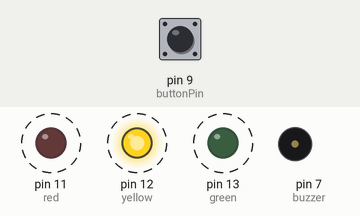
Recording of a sketch running on a simulated Arduino Uno, built with avr-gcc and run on an emulated ATmega328P. On the bench: output pins drawn as LEDs (lit = HIGH), buzzer (waves = sounding, pin HIGH). Dashed ring = blinking. The test bench sets the inputs (shaded band); at power-on: pin 9 (buttonPin) HIGH.

Above: at 2.05 s.
2.1 s: pin 9 (buttonPin) pulled LOW for 3.2 s
At 2.25 s:
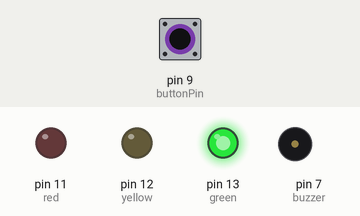
At 3.0 s:
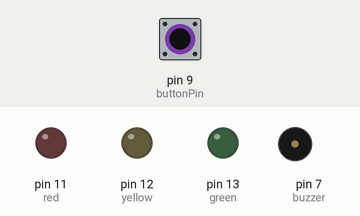
Timing chart, 0 to 12.8 s (numbered marks = the images above; inputs shaded):
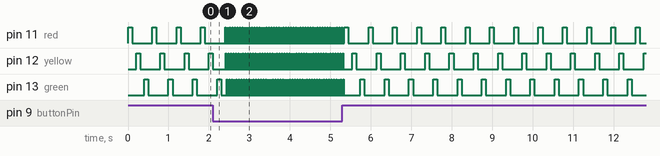

The sketch:

random11219_2.ino
```cpp
int red = 11;
int yellow = 12;
int green = 13;
int brightness = HIGH;
int lowness = LOW;
int onOffDelay = 100;
int offTime = 100;
int onOffDelayb = 10;
int offTimeb = 10;
int buttonPin = 9;
int buzzer = 7;

void setup() {
  // put your setup code here, to run once:
pinMode(red,OUTPUT);
pinMode(yellow,OUTPUT);
pinMode(green,OUTPUT);
pinMode(buttonPin,INPUT);
pinMode(buzzer,OUTPUT);
}
void loop() {
  // put your main code here, to run repeatedly:
if (digitalRead(buttonPin) == LOW){
  digitalWrite(red,brightness);
  delay(onOffDelayb);
  digitalWrite(red,lowness);
  delay(offTimeb);

  digitalWrite(yellow,brightness);
  delay(onOffDelayb);
  digitalWrite(yellow,lowness);
  delay(offTimeb);

  digitalWrite(green,brightness);
  delay(onOffDelayb);
  digitalWrite(green,lowness);
  delay(offTimeb);
  }else{
    digitalWrite(red,brightness);
  delay(onOffDelay);
  digitalWrite(red,lowness);
  delay(offTime);

  digitalWrite(yellow,brightness);
  delay(onOffDelay);
  digitalWrite(yellow,lowness);
  delay(offTime);

  digitalWrite(green,brightness);
  delay(onOffDelay);
  digitalWrite(green,lowness);
  delay(offTime);
    }

}
```
